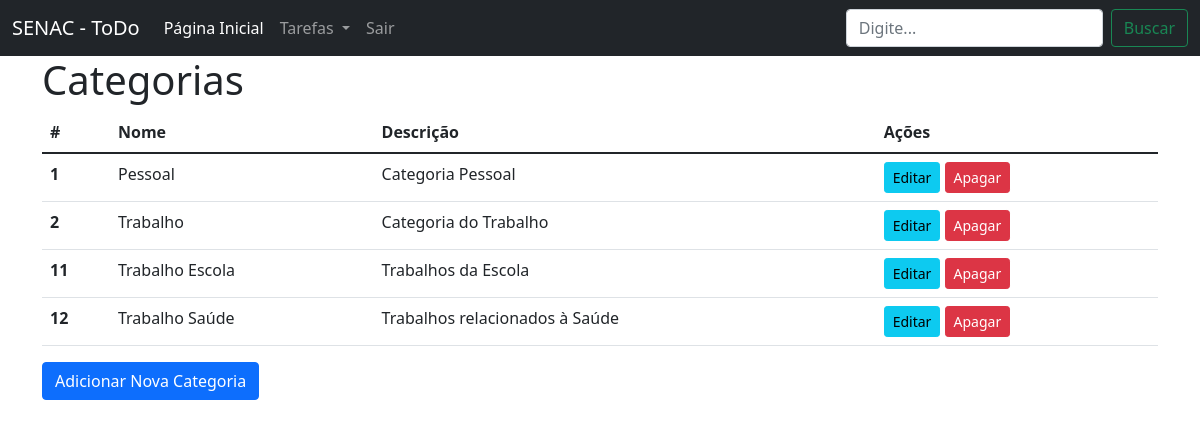
The page /tarefas/listar-categorias/ (signed in) on the database its author committed.
### apps/tarefas/models.py (models this page shows, shortened)
class Categoria(models.Model) :
    nome = models.CharField('Nome',max_length=50)
    descricao = models.TextField('Descrição', blank=True, null=True)

### apps/tarefas/views.py (the view)
# urls.py: path('listar-categorias/', views.listar_categorias, name='listar_categorias'),
@login_required(login_url='/login/')
def listar_categorias(request):
    template_name = 'tarefas/listar_categorias.html'
    categorias = Categoria.objects.all()
    context = {
        'categorias' : categorias,
    }
    return render(request, template_name, context)

### templates/tarefas/listar_categorias.html (shortened to what this page needs)
{% extends 'base.html' %}
{% load widget_tweaks %}
{% block corpo %}
    <h1>Categorias</h1>
    <table class="table table-hover">
        <thead>
            <tr>
                <th scope="col">#</th>
                <th scope="col">Nome</th>
                <th scope="col">Descrição</th>
                <th scope="col">Ações</th>
            </tr>
        </thead>
        <tbody>
            {% for categoria in categorias %}
                <tr>
                    <th scope="row">{{ categoria.id }}</th>
                    <td>{{ categoria.nome }}</td>
                    <td>{{ categoria.descricao }}</td>
                    <td>
                        <a class="btn btn-info btn-sm" href="{% url 'tarefas:editar_categoria' categoria.id %}">Editar</a>
                        <a class="btn btn-danger btn-sm" href="{% url 'tarefas:apagar_categoria' categoria.id %}">Apagar</a>
                    </td>
                </tr>
            {% endfor %}
        </tbody>
    </table>
<a class="btn btn-primary" href="{% url 'tarefas:adicionar_categoria' %}"  >
   Adicionar Nova Categoria
</a>
{% endblock corpo %}

### rows shown on the page
Categoria: id "1", nome "Pessoal", descricao "Categoria Pessoal"
Categoria: id "2", nome "Trabalho", descricao "Categoria do Trabalho"
Categoria: id "11", nome "Trabalho Escola", descricao "Trabalhos da Escola"
Categoria: id "12", nome "Trabalho Saúde", descricao "Trabalhos relacionados à Saúde"
